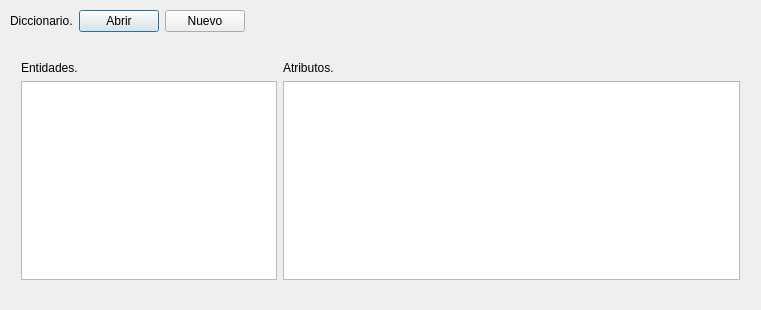
<?xml version="1.0" encoding="UTF-8"?>
<ui version="4.0">
 <class>Dialog</class>
 <widget class="QDialog" name="Dialog">
  <property name="geometry">
   <rect>
    <x>0</x>
    <y>0</y>
    <width>761</width>
    <height>310</height>
   </rect>
  </property>
  <property name="windowTitle">
   <string>Dialog</string>
  </property>
  <widget class="QWidget" name="horizontalLayoutWidget">
   <property name="geometry">
    <rect>
     <x>10</x>
     <y>10</y>
     <width>741</width>
     <height>37</height>
    </rect>
   </property>
   <layout class="QHBoxLayout" name="LayoutAbrir" stretch="0,0">
    <property name="sizeConstraint">
     <enum>QLayout::SetFixedSize</enum>
    </property>
    <property name="leftMargin">
     <number>0</number>
    </property>
    <property name="topMargin">
     <number>0</number>
    </property>
    <property name="rightMargin">
     <number>0</number>
    </property>
    <property name="bottomMargin">
     <number>0</number>
    </property>
    <item>
     <layout class="QHBoxLayout" name="horizontalLayout" stretch="0,0,0">
      <property name="spacing">
       <number>6</number>
      </property>
      <property name="sizeConstraint">
       <enum>QLayout::SetDefaultConstraint</enum>
      </property>
      <property name="leftMargin">
       <number>0</number>
      </property>
      <property name="topMargin">
       <number>0</number>
      </property>
      <property name="rightMargin">
       <number>0</number>
      </property>
      <property name="bottomMargin">
       <number>0</number>
      </property>
      <item>
       <widget class="QLabel" name="label_4">
        <property name="text">
         <string>Diccionario.</string>
        </property>
       </widget>
      </item>
      <item>
       <widget class="QPushButton" name="pushAbrir">
        <property name="text">
         <string>Abrir</string>
        </property>
       </widget>
      </item>
      <item>
       <widget class="QPushButton" name="pushNuevo">
        <property name="text">
         <string>Nuevo</string>
        </property>
       </widget>
      </item>
     </layout>
    </item>
    <item>
     <widget class="QLabel" name="label">
      <property name="sizePolicy">
       <sizepolicy hsizetype="Expanding" vsizetype="Expanding">
        <horstretch>100</horstretch>
        <verstretch>0</verstretch>
       </sizepolicy>
      </property>
      <property name="text">
       <string/>
      </property>
     </widget>
    </item>
   </layout>
  </widget>
  <widget class="QWidget" name="horizontalLayoutWidget_3">
   <property name="geometry">
    <rect>
     <x>10</x>
     <y>50</y>
     <width>741</width>
     <height>241</height>
    </rect>
   </property>
   <layout class="QHBoxLayout" name="horizontalLayout_2">
    <item>
     <layout class="QVBoxLayout" name="LayautEntidades">
      <item>
       <widget class="QLabel" name="label_2">
        <property name="text">
         <string>Entidades.</string>
        </property>
       </widget>
      </item>
      <item>
       <widget class="QListWidget" name="listEntidades">
        <property name="sizePolicy">
         <sizepolicy hsizetype="Fixed" vsizetype="Expanding">
          <horstretch>0</horstretch>
          <verstretch>0</verstretch>
         </sizepolicy>
        </property>
       </widget>
      </item>
     </layout>
    </item>
    <item>
     <layout class="QVBoxLayout" name="verticalAtributos">
      <item>
       <widget class="QLabel" name="label_3">
        <property name="text">
         <string>Atributos.</string>
        </property>
       </widget>
      </item>
      <item>
       <widget class="QTableWidget" name="tableAtributos"/>
      </item>
     </layout>
    </item>
   </layout>
  </widget>
 </widget>
 <layoutdefault spacing="6" margin="11"/>
 <resources/>
 <connections/>
</ui>
